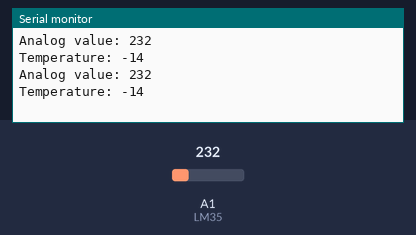
Simulated run of this sketch. Board: Arduino Uno, built with avr-gcc and run on an emulated ATmega328P. On the bench: the last lines printed to the serial monitor. Inputs (shaded band) come from the test bench; at power-on: A1 (LM35) = 232.

Above: at 1.8 s.
1.9 s: A1 (LM35) set to 250
At 2.5 s:
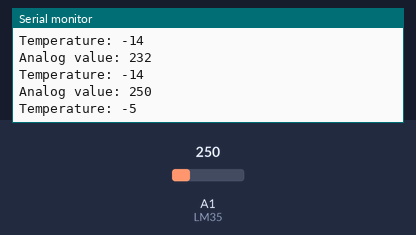
3.4 s: A1 (LM35) set to 266
At 4.8 s:
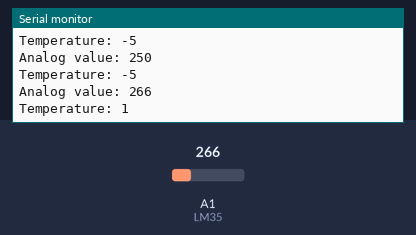
Timing chart, 0 to 6.4 s (numbered marks = the images above; inputs shaded):
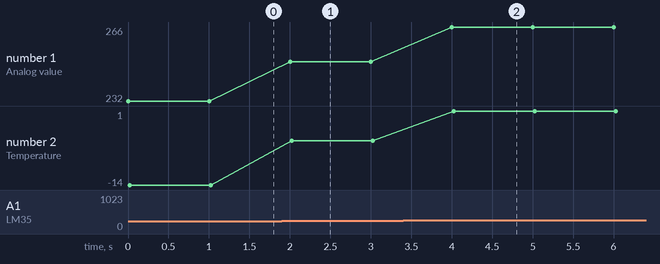

Measured:
- after the input at 1.9 s, the serial monitor: prints a new line after 0.10 s (image 1)
- after the input at 3.4 s, the serial monitor: prints a new line after 0.60 s (image 2)
- plotted number 1: 232 → 250 after the input at 1.9 s, 250 → 266 after the input at 3.4 s
- plotted number 2: -14 → -5 after the input at 1.9 s, -5 → 1 after the input at 3.4 s

The sketch:

Arduino_Uno_R3_LM35.ino
```cpp
int LM35 = A1;

void setup() {
  Serial.begin(9600);
  pinMode(LM35, INPUT);
  analogReference(INTERNAL);
}

void loop() {
  int value = analogRead(LM35);
  int temperature = value * 500 / 1024;
  Serial.print("Analog value: ");
  Serial.println(value);
  Serial.print("Temperature: ");
  Serial.println(temperature);
  delay(1000);
}
```
